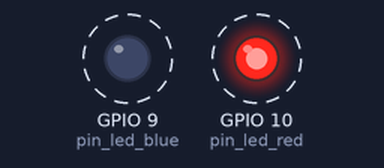
A program run on a simulated ESP32-S3. Shown: output pins drawn as LEDs (lit = HIGH). Dashed ring = blinking.

Above: at 0.05 s.
Timing chart, 0 to 3.0 s (numbered marks = the images above):
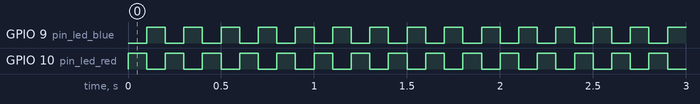

The program:

main.cpp
```cpp
#include <Arduino.h>
#include "pins.h"

#ifdef DEBUG
  #define DEBUG_PRINT(...)  Serial.print(__VA_ARGS__)
  #define DEBUG_PRINTLN(...)  Serial.println(__VA_ARGS__)
#else
  #define DEBUG_PRINT(...)
  #define DEBUG_PRINTLN(...)
#endif

enum class State : uint8_t {
  STATE_START,
  STATE_INIT_PINS,
  STATE_INIT_FS,
  STATE_INIT_SERIAL,
  STATE_READY,
  STATE_ERROR
};


void initializePins() {
  pinMode(pin_led_blue, OUTPUT);
  pinMode(pin_led_red, OUTPUT);
  digitalWrite(pin_led_blue, LOW);
  digitalWrite(pin_led_red, HIGH);
}

void initializeFilesystem() {
  // Placeholder for filesystem initialization code
}

void initializeSerial() {
  Serial.begin(115200);
  Serial.flush();
  Serial.println();
}

void setup() {
  State state = State::STATE_START;

  DEBUG_PRINTLN("Starting setup...");
  bool initialized = false;

  while(!initialized) {
    switch (state) {
      case State::STATE_START:
        state = State::STATE_INIT_PINS;
        break;
      case State::STATE_INIT_PINS:
        initializePins();

        DEBUG_PRINTLN("Pins initialized.");
        state = State::STATE_INIT_FS;
        break;
      case State::STATE_INIT_FS:
        initializeFilesystem();
        DEBUG_PRINTLN("Filesystem initialized.");
        state = State::STATE_INIT_SERIAL;
        break;
      case State::STATE_INIT_SERIAL:
        // Initialize serial communication
        initializeSerial();
        DEBUG_PRINTLN("Serial initialized.");
        initialized = true; // Exit loop after successful initialization
        state = State::STATE_READY;
        break;
      case State::STATE_ERROR:
        DEBUG_PRINTLN("Error occurred during initialization.");
        initialized = true; // Exit loop on error
        break;
    }
  }
}


void loop() {
  static auto redLedState = LOW;
  digitalWrite(pin_led_blue, redLedState);
  redLedState = (redLedState == LOW) ? HIGH : LOW;
  digitalWrite(pin_led_red, redLedState);
  delay(100);
}
```

pins.h
```cpp
#ifndef PINS_H
#define PINS_H
#include <stdint.h>

enum Pins : uint8_t {
    pin_led_blue = 9,
    pin_led_red = 10
};

#endif //PINS_H
```

Measured:
- by itself, GPIO 9 (pin_led_blue), GPIO 10 (pin_led_red): alternates HIGH for 0.10 s and LOW for 0.10 s
